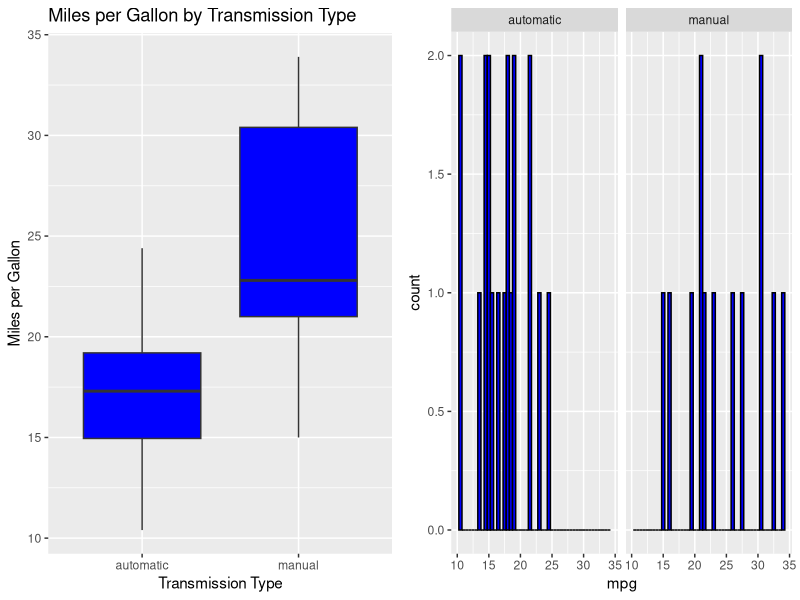
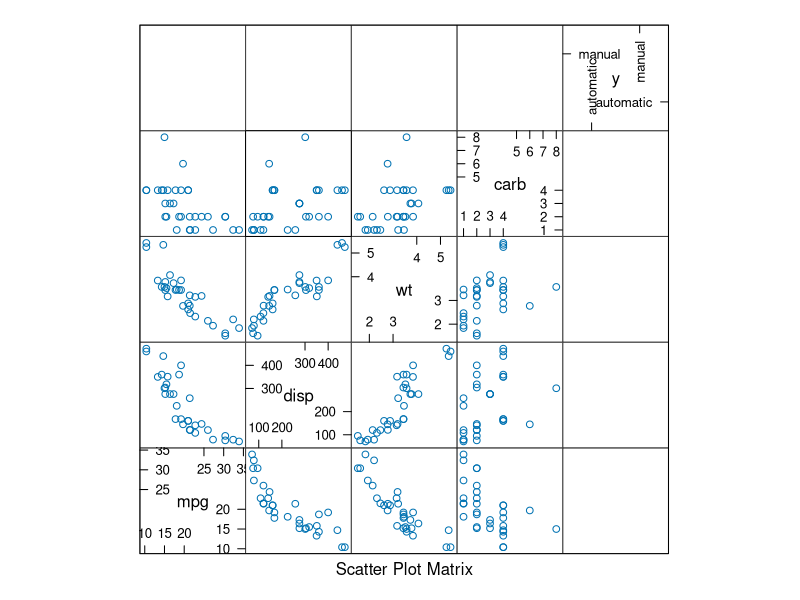

Write R code to recreate these figures, in order.
## ---- chunk 1
if (!"datasets" %in% installed.packages()) install.packages("datasets")
library("datasets")
if (!"ggplot2" %in% installed.packages()) install.packages("ggplot2")
library("ggplot2")
if (!"gridExtra" %in% installed.packages()) install.packages("gridExtra")
library("gridExtra")
if (!"caret" %in% installed.packages()) install.packages("caret")
library("caret")

## ---- chunk 2
data(mtcars)
str(mtcars)
summary(mtcars)
## ---- chunk 3
# replace 0&1 with "automatic" and "manual" in new dataframe
mtcars2 <- mtcars
mtcars2$am[mtcars2$am == 0] <- "automatic"
mtcars2$am[mtcars2$am == 1] <- "manual"


## ---- chunk 4
p1 <- ggplot(aes(x = am, y = mpg), data = mtcars2) +
      geom_boxplot(fill = "blue") +
      labs(x = "Transmission Type", y = "Miles per Gallon") + 
      ggtitle("Miles per Gallon by Transmission Type")

p2 <- featurePlot(x = mtcars2[,c(1,3,6,11)], y = mtcars2$am, plot = "pairs", auto.key = list(columns = 2))

p3 <- ggplot(mtcars2, aes(x = mpg)) + geom_histogram(binwidth = .5, colour="black", fill = "blue") + 
        facet_wrap(~ am)

grid.arrange(p1, p3, ncol = 2)
p2
